Frame 1 (no input): blank canvas, image omitted
Frame 60 (the mouse pressed at the canvas centre just before this capture): blank canvas, image omitted
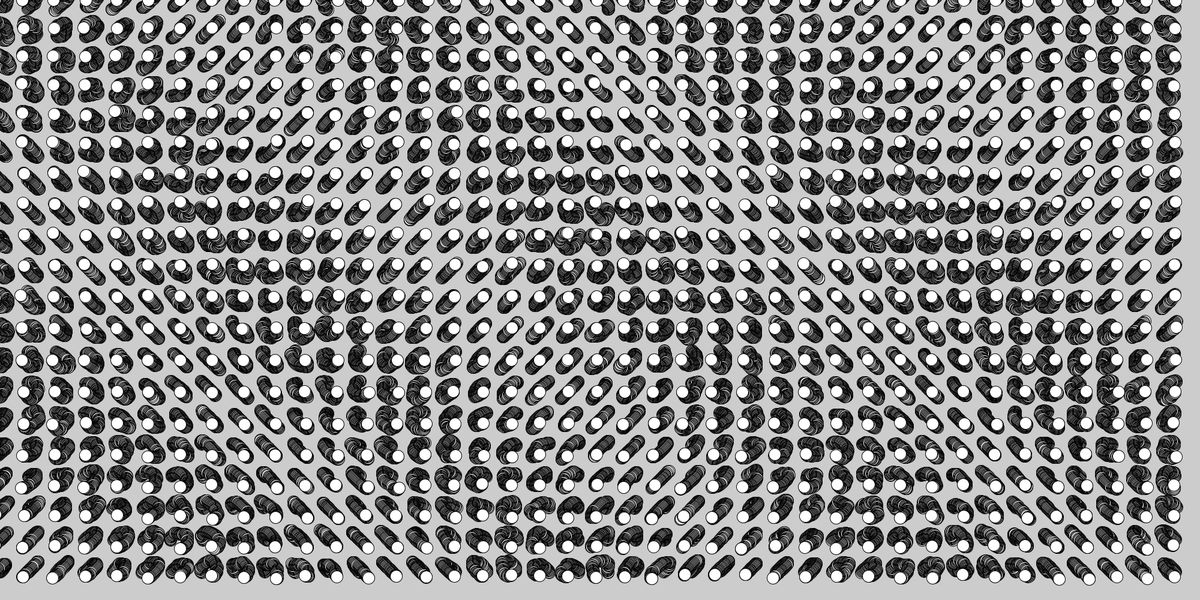
Frame 120 (the mouse held since frame 60 and released just before this capture)

The Processing sketch whose frames 1 and 60 were blank and that drew this single picture after the mouse press (run headless with seeded random() and noise(); from frame 60 on, the mouse is pressed at the canvas centre):

// Processing sketch: oficina161019
// ── oficina161019.pde
float a;
float s;
void setup(){
  size(2000,1000);
  
  noiseSeed((long)random(10000));
}

void draw(){
  if(mousePressed){
    for(float i = 0; i <width; i=i+mouseX/20){
     for(float ii = 0; ii <height ; ii+= mouseX/20){
       ellipse(i+((noise(i, ii ,a)* 15)+5)*sin(i+a), ii+((noise(i, ii, a)* 15)+5)*cos(a+ii), 20, 20);
       a += .0001;
     }
    }
  }
}
